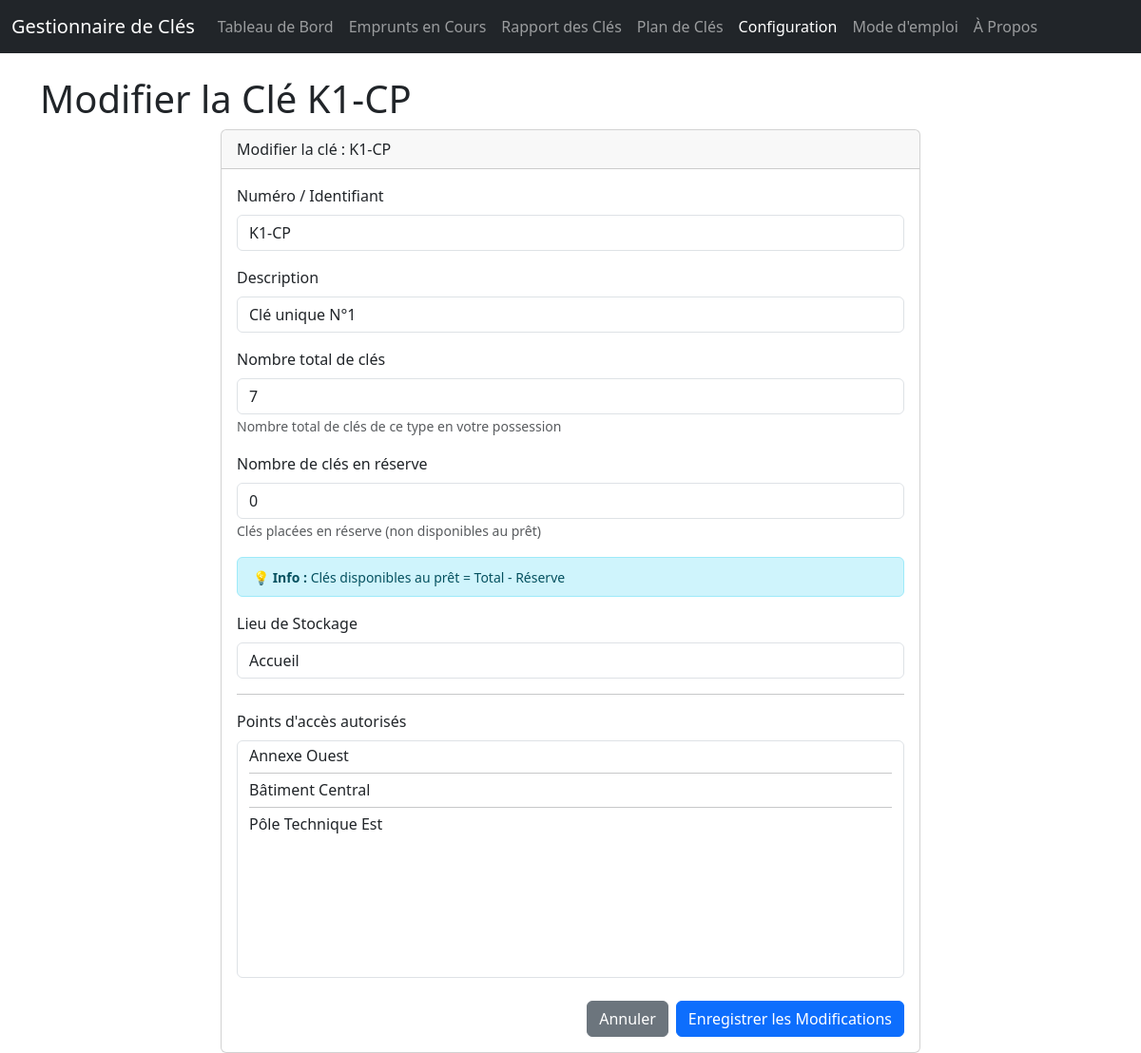
Page /keys/edit/1 on the committed database.
### app/main.py (models this page shows)
class Key(Base):
    __tablename__ = "keys"
    id = Column(Integer, primary_key=True, index=True)
    number = Column(String, unique=True, index=True, nullable=False)
    description = Column(String)
    quantity_total = Column(Integer, default=1)
    quantity_reserve = Column(Integer, default=0)
    storage_location = Column(String, nullable=True)
    loans = relationship("Loan", back_populates="key", cascade="all, delete-orphan")
    rooms = relationship("Room", secondary=key_room_association, back_populates="keys")

class Building(Base):
    __tablename__ = "buildings"
    id = Column(Integer, primary_key=True, index=True)
    name = Column(String, unique=True, index=True, nullable=False)
    rooms = relationship("Room", back_populates="building", cascade="all, delete-orphan")

### app/main.py (the view)
@app.get("/keys/edit/{key_id}", response_class=HTMLResponse)
async def edit_key_form(request: Request, key_id: int, db: Session = Depends(get_db)):
    key = db.query(Key).filter(Key.id == key_id).first()
    if not key:
        return HTMLResponse("Clé non trouvée", status_code=404)
    buildings = db.query(Building).options(joinedload(Building.rooms)).order_by(Building.name).all()
    return templates.TemplateResponse("edit_key.html", {
        "request": request, "key": key, "buildings": buildings,
        "page_title": f"Modifier la Clé {key.number}"
    })

### app/templates/edit_key.html (shortened to what this page needs)
<!DOCTYPE html>
<html lang="fr">
<head>
    <link href="https://cdn.jsdelivr.net/npm/bootstrap@5.3.0/dist/css/bootstrap.min.css" rel="stylesheet">
</head>
<body>
    {% include 'navbar.html' %}
    <main class="container" style="padding-top: 5rem;">
        <h1>{{ page_title }}</h1>
        <div class="row justify-content-center">
            <div class="col-lg-8">
                <div class="card">
                    <div class="card-header">
                        Modifier la clé : {{ key.number }}
                    </div>
                    <div class="card-body">
                        <form action="/keys/edit/{{ key.id }}" method="post">
                            <div class="mb-3">
                                <label for="key_number" class="form-label">Numéro / Identifiant</label>
                                <input type="text" class="form-control" id="key_number" name="key_number" value="{{ key.number }}" required>
                            </div>
                            <div class="mb-3">
                                <label for="key_description" class="form-label">Description</label>
                                <input type="text" class="form-control" id="key_description" name="key_description" value="{{ key.description }}" required>
                            </div>
                            <div class="mb-3">
                                <label for="quantity_total" class="form-label">Nombre total de clés</label>
                                <input type="number" class="form-control" id="quantity_total" name="quantity_total" value="{{ key.quantity_total }}" min="1" required>
                                <small class="form-text text-muted">Nombre total de clés de ce type en votre possession</small>
                            </div>
                            <div class="mb-3">
                                <label for="quantity_reserve" class="form-label">Nombre de clés en réserve</label>
                                <input type="number" class="form-control" id="quantity_reserve" name="quantity_reserve" value="{{ key.quantity_reserve }}" min="0" required>
                                <small class="form-text text-muted">Clés placées en réserve (non disponibles au prêt)</small>
                            </div>
                            <div class="alert alert-info py-2 px-3 mb-3">
                                <small><strong>💡 Info :</strong> Clés disponibles au prêt = Total - Réserve</small>
                            </div>
                            <div class="mb-3">
                                <label for="storage_location" class="form-label">Lieu de Stockage</label>
                                <input type="text" class="form-control" id="storage_location" name="storage_location" list="storage_locations" value="{{ key.storage_location or '' }}" placeholder="Ex: Accueil, Boîte 5...">
                            </div>
                            <hr>
                            <div class="mb-3">
                                <label class="form-label">Points d'accès autorisés</label>
                                <div class="form-control" style="height: 250px; overflow-y: scroll;">
                                    {% set key_location_ids = key.locations | map(attribute='id') | list %}
                                    {% for building in buildings %}
                                        <h6>{{ building.name }}</h6>
                                        {% if not loop.last %}<hr class="my-2">{% endif %}
                                    {% endfor %}
                                </div>
                            </div>
                            <div class="d-flex justify-content-end mt-4">
                                <a href="/keys" class="btn btn-secondary me-2">Annuler</a>
                                <button type="submit" class="btn btn-primary">Enregistrer les Modifications</button>
                            </div>
                        </form>
                    </div>
                </div>
            </div>
        </div>
    </main>
</body>
</html>

### rows in the picture
Key: number "K1-CP", key_number "K1-CP", key_description "Clé unique N°1", quantity_total "7", quantity_reserve "0", storage_location "Accueil"
Building: name "Annexe Ouest"
Building: name "Bâtiment Central"
Building: name "Pôle Technique Est"

### other values in the picture
{{ page_title }} "Modifier la Clé K1-CP"
